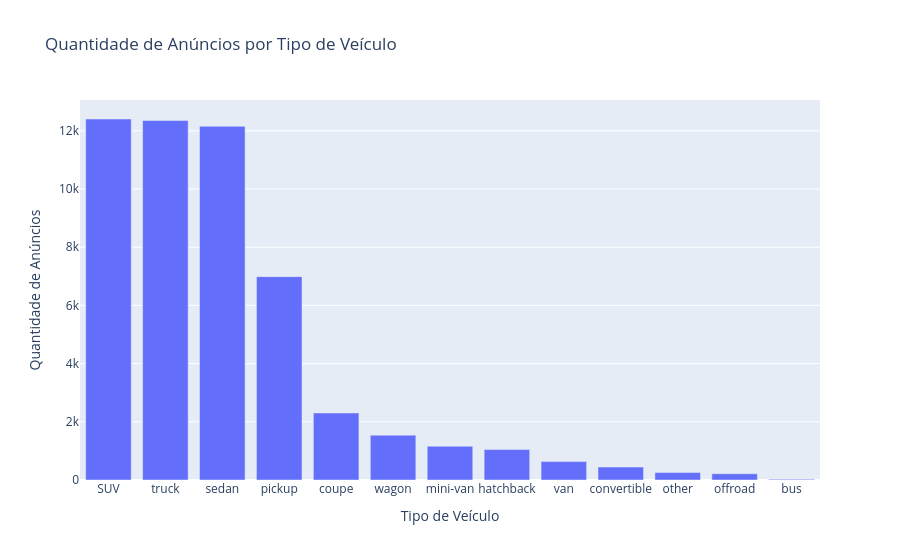

Notebook code cell kept with this figure:
### Markdown cell above
## Distribuição dos Tipos de Veículos

Este gráfico apresenta a quantidade de anúncios para cada categoria de veículo presente no conjunto de dados.

É possível observar quais tipos de veículos possuem maior quantidade de registros e quais aparecem com menor frequência nos anúncios. Essa análise ajuda a entender o perfil dos veículos disponíveis na base e identificar as categorias mais comuns no mercado analisado.

### Code cell
type_count = df['type'].value_counts().reset_index()
type_count.columns = ['type', 'quantidade']

fig = px.bar(
    type_count,
    x='type',
    y='quantidade',
    title='Quantidade de Anúncios por Tipo de Veículo',
    labels={
        'type': 'Tipo de Veículo',
        'quantidade': 'Quantidade de Anúncios'
    }
)

fig.show()

### Figure 1 — Plotly figure (JSON) as saved in the notebook; plotly's stock layout.template omitted (floating-point values rounded to 4 significant figures)
{"data": [{"hovertemplate": "Tipo de Veículo=%{x}<br>Quantidade de Anúncios=%{y}<extra></extra>", "legendgroup": "", "marker": {"color": "#636efa", "pattern": {"shape": ""}}, "name": "", "orientation": "v", "showlegend": false, "textposition": "auto", "type": "bar", "x": ["SUV", "truck", "sedan", "pickup", "coupe", "wagon", "mini-van", "hatchback", "van", "convertible", "other", "offroad", "bus"], "xaxis": "x", "y": [12405, 12353, 12154, 6988, 2303, 1541, 1161, 1047, 633, 446, 256, 214, 24], "yaxis": "y"}], "layout": {"barmode": "relative", "legend": {"tracegroupgap": 0}, "title": {"text": "Quantidade de Anúncios por Tipo de Veículo"}, "xaxis": {"anchor": "y", "domain": [0, 1], "title": {"text": "Tipo de Veículo"}}, "yaxis": {"anchor": "x", "domain": [0, 1], "title": {"text": "Quantidade de Anúncios"}}}}
